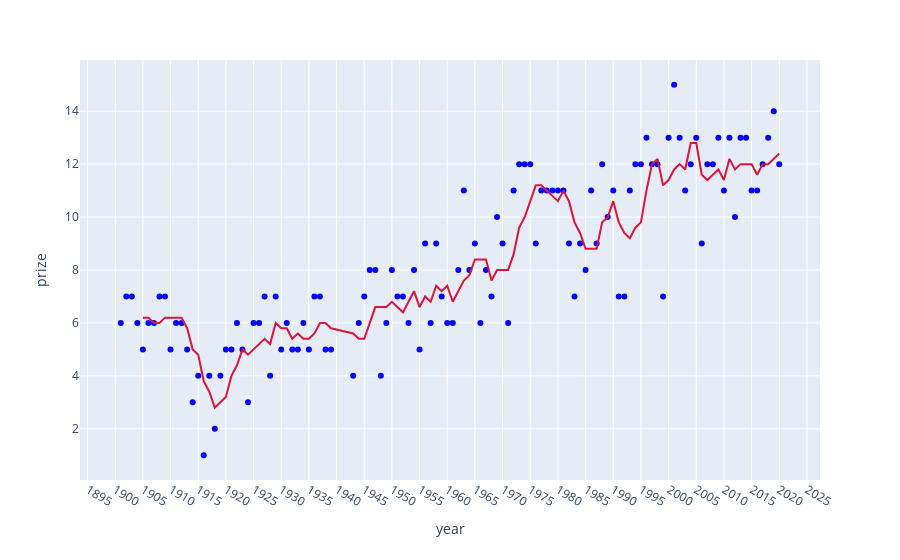

Notebook code for this chart:
### Code cell
ss = px.scatter(prize_count_over_years, x=prize_count_over_years.index, y='prize', 
           color_discrete_sequence=['blue'],
           trendline='rolling', trendline_options={'window': 5}, 
           trendline_color_override='crimson')
ss.update_xaxes(dtick=5)
ss.show()
